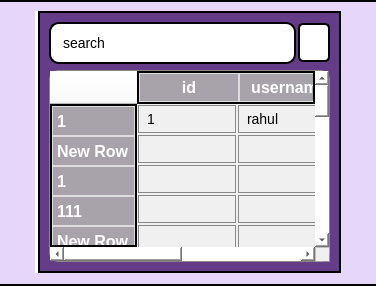
        <widget class="QFrame" name="frame_4">
         <property name="minimumSize">
          <size>
           <width>0</width>
           <height>0</height>
          </size>
         </property>
         <property name="focusPolicy">
          <enum>Qt::WheelFocus</enum>
         </property>
         <property name="styleSheet">
          <string notr="true">border:none; 
border-top: 2px solid black;
    border-bottom: 2px solid black;

    background-color: #E6D7FA;  /* Slight color change on press */

</string>
         </property>
         <property name="frameShape">
          <enum>QFrame::StyledPanel</enum>
         </property>
         <property name="frameShadow">
          <enum>QFrame::Raised</enum>
         </property>
         <layout class="QVBoxLayout" name="verticalLayout_3">
          <property name="leftMargin">
           <number>35</number>
          </property>
          <property name="topMargin">
           <number>9</number>
          </property>
          <property name="rightMargin">
           <number>35</number>
          </property>
          <item>
           <widget class="QWidget" name="widget" native="true">
            <property name="styleSheet">
             <string notr="true">border:none;
background:white;</string>
            </property>
            <layout class="QHBoxLayout" name="horizontalLayout_2">
             <property name="spacing">
              <number>3</number>
             </property>
             <property name="leftMargin">
              <number>0</number>
             </property>
             <property name="topMargin">
              <number>0</number>
             </property>
             <property name="rightMargin">
              <number>0</number>
             </property>
             <property name="bottomMargin">
              <number>0</number>
             </property>
             <item>
              <widget class="QFrame" name="frame_6">
               <property name="styleSheet">
                <string notr="true">
                border: 3px solid #653C87;
                background: white;
               
                
            </string>
               </property>
               <property name="frameShape">
                <enum>QFrame::StyledPanel</enum>
               </property>
               <property name="frameShadow">
                <enum>QFrame::Raised</enum>
               </property>
              </widget>
             </item>
             <item>
              <widget class="QFrame" name="frame_7">
               <property name="minimumSize">
                <size>
                 <width>303</width>
                 <height>0</height>
                </size>
               </property>
               <property name="maximumSize">
                <size>
                 <width>354</width>
                 <height>16777215</height>
                </size>
               </property>
               <property name="styleSheet">
                <string notr="true">QFrame{
border: 2px solid #000;  /* Adds a 2px solid black border */
    border-radius: 0px;     /* Optional: Adds rounded corners */
    background-color: #653C87;  /* Optional: Adds a background color */
}</string>
               </property>
               <property name="frameShape">
                <enum>QFrame::StyledPanel</enum>
               </property>
               <property name="frameShadow">
                <enum>QFrame::Raised</enum>
               </property>
               <layout class="QGridLayout" name="gridLayout_2">
                <property name="horizontalSpacing">
                 <number>2</number>
                </property>
                <item row="0" column="1">
                 <widget class="QPushButton" name="pushButton_2">
                  <property name="minimumSize">
                   <size>
                    <width>0</width>
                    <height>39</height>
                   </size>
                  </property>
                  <property name="maximumSize">
                   <size>
                    <width>32</width>
                    <height>16777215</height>
                   </size>
                  </property>
                  <property name="styleSheet">
                   <string notr="true">#pushButton_2 {
        color: white;                /* White text */
        border: 2px solid black;                /* No border */
        border-radius: 5px;         /* Rounded corners */
        font-size: 16px;             /* Font size */
        cursor: pointer;             /* Pointer cursor on hover */
    }
    #pushButton_2:hover {
        background-color: #45a049;  /* Darker green on hover */
    }
    #pushButton_2:pressed {
        background-color: #397d3a;  /* Even darker green when pressed */
        padding-left: 12px;         /* Slightly move the button when pressed */
        padding-top: 12px;          /* Slightly move the button when pressed */
    }</string>
                  </property>
                  <property name="text">
                   <string/>
                  </property>
                  <property name="icon">
                   <iconset>
                    <normaloff>image/reload.png</normaloff>image/reload.png</iconset>
                  </property>
                  <property name="iconSize">
                   <size>
                    <width>20</width>
                    <height>19</height>
                   </size>
                  </property>
                 </widget>
                </item>
                <item row="1" column="0" colspan="2">
                 <widget class="QTableWidget" name="tableWidget">
                  <property name="minimumSize">
                   <size>
                    <width>0</width>
                    <height>0</height>
                   </size>
                  </property>
                  <property name="maximumSize">
                   <size>
                    <width>16777215</width>
                    <height>16777215</height>
                   </size>
                  </property>
                  <property name="styleSheet">
                   <string notr="true">QTableWidget {
    border: 1px solid #888888; /* Green border for the table */
    border-radius: 10px; /* Rounded corners */
    background-color: #f0f0f0; /* Light grey background */
    font-family: 'Arial', sans-serif; /* Font for the table cells */
    font-size: 14px; /* Font size for the table cells */
}

QTableWidget::item {
    border: 1px solid #888888; /* Grey border for each cell */
    padding: 5px; /* Padding inside each cell */
    margin: 1px; /* Margin between cells */
    font-family: 'Arial', sans-serif; /* Font for the table cells */
    font-size: 14px; /* Font size for the table cells */
}

QHeaderView::section {
    background-color: #A8A2AB; /* Green header background */
    color: white; /* White text in the header */
    padding: 4px; /* Padding in header cells */
    border: 1px solid #dddddd; /* Border for header cells */
    font-family: 'Verdana', sans-serif; /* Font for the header */
    font-size: 16px; /* Font size for the header */
    font-weight: bold; /* Bold font for the header */
}
            QScrollBar:vertical {
                
                background: #653C87;
                
         
            }

</string>
                  </property>
                  <property name="lineWidth">
                   <number>1</number>
                  </property>
                  <property name="midLineWidth">
                   <number>0</number>
                  </property>
                  <property name="autoScrollMargin">
                   <number>16</number>
                  </property>
                  <property name="textElideMode">
                   <enum>Qt::ElideRight</enum>
                  </property>
                  <property name="showGrid">
                   <bool>false</bool>
                  </property>
                  <property name="wordWrap">
                   <bool>true</bool>
                  </property>
                  <property name="rowCount">
                   <number>18</number>
                  </property>
                  <property name="columnCount">
                   <number>2</number>
                  </property>
                  <attribute name="horizontalHeaderVisible">
                   <bool>true</bool>
                  </attribute>
                  <attribute name="horizontalHeaderMinimumSectionSize">
                   <number>21</number>
                  </attribute>
                  <attribute name="horizontalHeaderDefaultSectionSize">
                   <number>100</number>
                  </attribute>
                  <attribute name="horizontalHeaderShowSortIndicator" stdset="0">
                   <bool>false</bool>
                  </attribute>
                  <attribute name="horizontalHeaderStretchLastSection">
                   <bool>true</bool>
                  </attribute>
                  <row>
                   <property name="text">
                    <string>1</string>
                   </property>
                  </row>
                  <row>
                   <property name="text">
                    <string>New Row</string>
                   </property>
                  </row>
                  <row>
                   <property name="text">
                    <string>1</string>
                   </property>
                  </row>
                  <row>
                   <property name="text">
                    <string>111</string>
                   </property>
                  </row>
                  <row>
                   <property name="text">
                    <string>New Row</string>
                   </property>
                  </row>
                  <row>
                   <property name="text">
                    <string>1111</string>
                   </property>
                  </row>
                  <row>
                   <property name="text">
                    <string>2</string>
                   </property>
                  </row>
                  <row>
                   <property name="text">
                    <string>3</string>
                   </property>
                  </row>
                  <row>
                   <property name="text">
                    <string>4</string>
                   </property>
                  </row>
                  <row>
                   <property name="text">
                    <string>5</string>
                   </property>
                  </row>
                  <row>
                   <property name="text">
                    <string>New Row</string>
                   </property>
                  </row>
                  <row>
                   <property name="text">
                    <string>4</string>
                   </property>
                  </row>
                  <row>
                   <property name="text">
                    <string>New Row</string>
                   </property>
                  </row>
                  <row>
                   <property name="text">
                    <string>7</string>
                   </property>
                  </row>
                  <row>
                   <property name="text">
                    <string>8</string>
                   </property>
                  </row>
                  <row>
                   <property name="text">
                    <string>9</string>
                   </property>
                  </row>
                  <row>
                   <property name="text">
                    <string>10</string>
                   </property>
                  </row>
                  <row>
                   <property name="text">
                    <string>112</string>
                   </property>
                  </row>
                  <column>
                   <property name="text">
                    <string>id</string>
                   </property>
                   <property name="font">
                    <font>
                     <pointsize>8</pointsize>
                    </font>
                   </property>
                  </column>
                  <column>
                   <property name="text">
                    <string>username</string>
                   </property>
                  </column>
                  <item row="0" column="0">
                   <property name="text">
                    <string>1</string>
                   </property>
                  </item>
                  <item row="0" column="1">
                   <property name="text">
                    <string>rahul</string>
                   </property>
                  </item>
                  <item row="6" column="0">
                   <property name="text">
                    <string>2</string>
                   </property>
                  </item>
                  <item row="6" column="1">
                   <property name="text">
                    <string>akshat</string>
                   </property>
                  </item>
                  <item row="7" column="0">
                   <property name="text">
                    <string>3</string>
                   </property>
                  </item>
                  <item row="7" column="1">
                   <property name="text">
                    <string>naman</string>
                   </property>
                  </item>
                  <item row="8" column="0">
                   <property name="text">
                    <string>4</string>
                   </property>
                  </item>
                  <item row="8" column="1">
                   <property name="text">
                    <string>jenih</string>
                   </property>
                  </item>
                 </widget>
                </item>
                <item row="0" column="0">
                 <widget class="QLineEdit" name="lineEdit">
                  <property name="minimumSize">
                   <size>
                    <width>0</width>
                    <height>35</height>
                   </size>
                  </property>
                  <property name="styleSheet">
                   <string notr="true">QLabel {
    background-color: #ffffff; /* White background */
    border: 2px solid black; /* Green border */
    border-radius: 10px; /* Rounded corners */
    padding: 10px; /* Padding */
    font-family: 'Arial', sans-serif; /* Font family */
    font-size: 14px; /* Font size */
    transition: all 0.3s ease; /* Smooth transition for hover effect */
}

QLabel:hover {
    background-color: #f0f0f0; /* Light grey background on hover */
    border-color: #3e8e41; /* Darker green border on hover */
    color: #000000; /* Black text color on hover */
}

QLineEdit {
    background-color: #ffffff; /* White background */
    border: 2px solid black; /* Green border */
    border-radius: 10px; /* Rounded corners */
    padding: 10px; /* Padding */
    font-family: 'Arial', sans-serif; /* Font family */
    font-size: 14px; /* Font size */
    transition: all 0.3s ease; /* Smooth transition */
}

QLineEdit:focus {
    border-color: gray; /* Darker green border on focus */
}
</string>
                  </property>
                  <property name="text">
                   <string>search</string>
                  </property>
                 </widget>
                </item>
               </layout>
              </widget>
             </item>
            </layout>
           </widget>
          </item>
         </layout>
        </widget>
